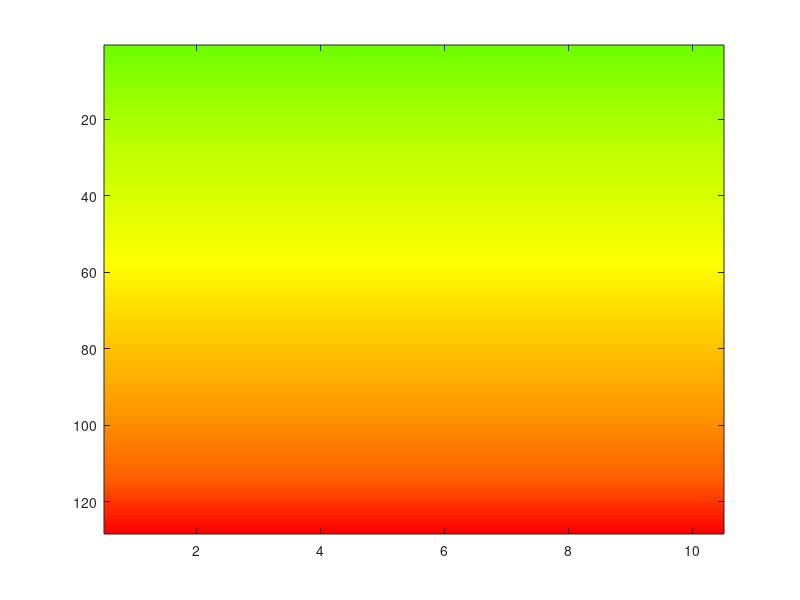

Source code (MATLAB):
% lenght of colormap
len = 128;

% matrix where each row is a color triplet
T = [110, 255,   0
     155, 255,   0
     192, 255,   0
     224, 255,   0
     255, 255,   0
     255, 216,   0
     255, 180,   0
     255, 140,   0
     255,  94,   0
     255,   0,   0]./255;

% vector with the range of each color (equally spaced)
x = round(0 : len/(length(T)-1) : len)';

% interpolate to create map
map = interp1(x/len, T, linspace(0,1,len));
 
% test it
I = linspace(0,1,len);
figure;
imagesc(I(ones(1,10),:)')
colormap(map)

% save values of new matrix in the 8-bit scale [0,255]
mapS = round(map * 255);
